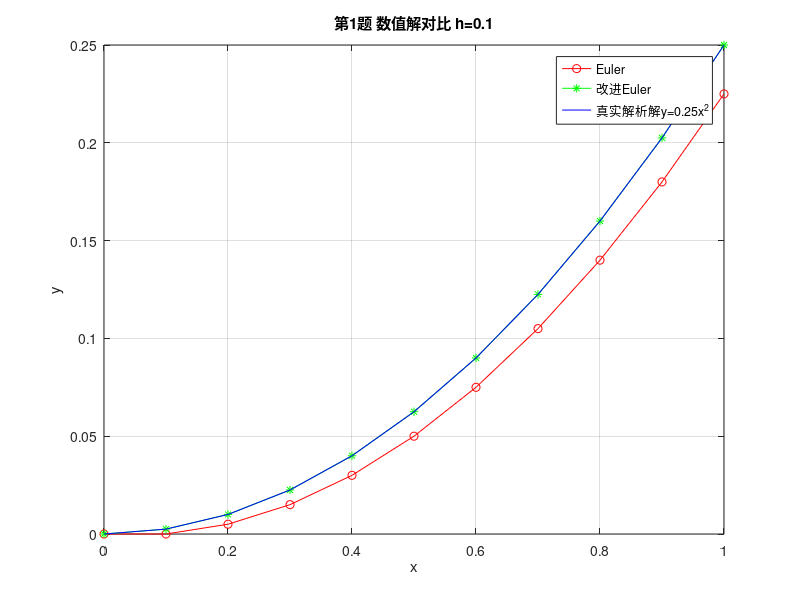

Recreate this plot in MATLAB.
%% 第1题 Euler法 & 改进Euler法
clear;clc;
f = @(x,y) 0.5*x;
h = 0.1;
x0 = 0; y0 = 0;
x_end = 1;
x = x0:h:x_end;
n = length(x);

y_euler = zeros(1,n);
y_improved = zeros(1,n);
y_euler(1)=y0;
y_improved(1)=y0;

for i = 1:n-1
    % Euler
    y_euler(i+1) = y_euler(i) + h*f(x(i), y_euler(i));
    % 改进Euler（预估校正）
    yp = y_improved(i) + h*f(x(i), y_improved(i));
    yc = y_improved(i) + h*f(x(i+1), yp);
    y_improved(i+1) = (yp + yc)/2;
end

y_exact = 0.25*x.^2;    % 方程真实解析解

figure(1);
plot(x,y_euler,'r-o',x,y_improved,'g-*',x,y_exact,'b-');
legend('Euler','改进Euler','真实解析解y=0.25x^2');
xlabel('x');ylabel('y');title('第1题 数值解对比 h=0.1');
grid on;
